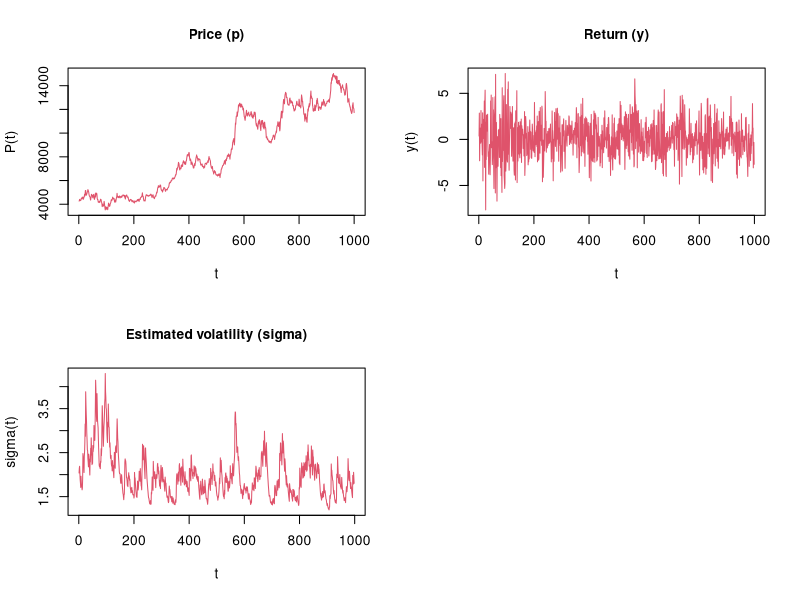

Write R code to recreate this figure.
##
##  GARCH (1, 1) model: Maximum likelihood estimation
##
##  y(t) = a + b * y(t-1) + e(t)
##  e(t) = sig(t) * z(t)
##  sig(t)^2 = omega + beta * sig(t-1)^2 + alpha * e(t-1)^2
##  omega > 0, beta >= 0, alpha >= 0
##  z(t) ~ N(0, 1)
##

##--- initial setup ---##
rm(list=ls())
gc()
gc()


##--- load data ---##

vp <- as.matrix(read.csv("lecture3_data.csv"))      # price data

nsp <- length(vp)      # sample size for original price series
vlp <- log(vp)         # log price

vy <- (vlp[2:nsp] - vlp[1:(nsp-1)]) * 100    # compute return


##--- 1st step: regression for return equation ---##

ns <- length(vy)                  # sample size for return series
nsi <- ns - 1
vyi <- matrix(vy[2:ns], nsi, 1)             # dependent variable
mxi <- cbind(matrix(1, nsi, 1), vy[1:nsi])  # independent variables

nki <- ncol(mxi)
mx2 <- solve(t(mxi) %*% mxi)
vb  <- mx2 %*% (t(mxi) %*% vyi)   # OLS estimator

vei <- vyi - mxi %*% vb           # residuals
drss <- t(vei) %*% vei            # sum of squared residuals
ds2 <- drss / (nsi - nki)         # variance estimator
mS <- sum(ds2) * mx2              # covariance matrix
vbs <- sqrt(diag(mS))             # standard errors

cat('\n[1st-step result: OLS estimator (std.err.)]')
cat('\n a =', sprintf('%.4f', vb[1]))
cat(' (', sprintf('%.4f', vbs[1]), ')')
cat('\n b =', sprintf('%.4f', vb[2]))
cat(' (', sprintf('%.4f', vbs[2]), ')')


##--- 2nd step: maximum likelihood estimation for GARCH part ---##

doi <- 0.1    # initial value: omega
dbi <- 0.8    #                beta
dai <- 0.1    #                alpha

## function to compute (negative) log-likelihood of GARCH model
NLL <- function(vpar, ve) {

  nse <- length(ve)

  domeg <- vpar[1]    # omega
  dbeta <- vpar[2]    # beta
  dalph <- vpar[3]    # alpha

  if (domeg > 0 && dbeta >= 0 && dalph >= 0 && (dbeta + dalph) < 1) {

  dini <- domeg / (1 - dbeta - dalph)   # initial volatility: stationary mean

  ve2 <- ve^2
  vsig2 <- matrix(0, nse, 1)

  vsig2[1] <- dini     # initial volatility: sig(1)
  vsig2[2] <- domeg + dbeta * vsig2[1] + dalph * ve2[1]
  for (t in 2:(nse-1)) {
    vsig2[t+1] <- domeg + dbeta * vsig2[t] + dalph * ve2[t]
  }

  dlik <- -0.5 * sum(log(vsig2) + ve2 / vsig2)   # log-likelihood

  } else {
    dlik <- - 10^10
  }

  return(- dlik)        # negative log-likelihood
}
## function ends

mle <- nlm(NLL, cbind(doi, dbi, dai), ve = vei, hessian=T)    # minimize negative log-likelihood

vparm <- mle$estimate   # MLE
vpars <- sqrt(diag(solve(mle$hessian)))  # MLE standard error

cat('\n\n[2nd-step result: MLE estimator (std.err.)]')
cat('\n omega =', sprintf('%.4f', vparm[1]))
cat(' (', sprintf('%.4f', vpars[1]), ')')
cat('\n beta  =', sprintf('%.4f', vparm[2]))
cat(' (', sprintf('%.4f', vpars[2]), ')')
cat('\n alpha =', sprintf('%.4f', vparm[3]))
cat(' (', sprintf('%.4f', vpars[3]), ')')


##--- compute volatility ---##

domeg <- vparm[1]    # omega
dbeta <- vparm[2]    # beta
dalph <- vparm[3]    # alpha

dini <- domeg / (1 - dbeta - dalph)   # initial volatility: stationary mean

ve2 <- vei^2
vsig2 <- matrix(0, nsi, 1)

vsig2[1] <- dini     # initial volatility: sig(1)
vsig2[2] <- domeg + dbeta * vsig2[1] + dalph * ve2[1]
for (t in 2:(nsi-1)) {
  vsig2[t+1] <- domeg + dbeta * vsig2[t] + dalph * ve2[t]
}


##--- draw figure ---##

dev.new()
par(mfrow = c(2, 2))
plot(vp, type='l',
     col='2', main='Price (p)',
     xlab='t', ylab='P(t)',
     cex.main = 1)
plot(vy, type='l',
     col='2', main='Return (y)',
     xlab='t', ylab='y(t)',
     cex.main = 1)
plot(sqrt(vsig2), type='l',
     col='2', main='Estimated volatility (sigma)',
     xlab='t', ylab='sigma(t)',
     cex.main = 1)

